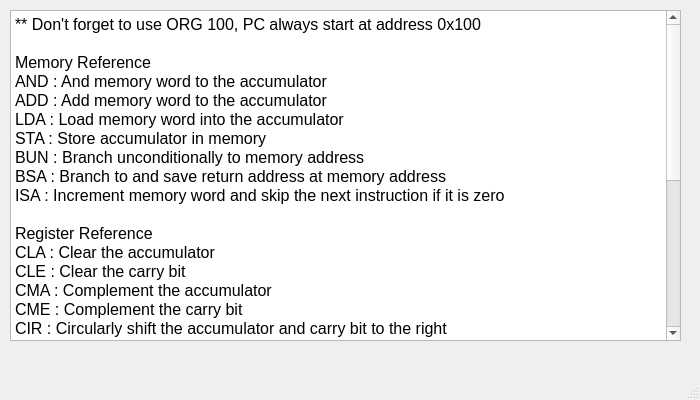
<?xml version="1.0" encoding="UTF-8"?>
<ui version="4.0">
 <class>Help</class>
 <widget class="QMainWindow" name="Help">
  <property name="geometry">
   <rect>
    <x>0</x>
    <y>0</y>
    <width>700</width>
    <height>400</height>
   </rect>
  </property>
  <property name="minimumSize">
   <size>
    <width>700</width>
    <height>400</height>
   </size>
  </property>
  <property name="maximumSize">
   <size>
    <width>700</width>
    <height>400</height>
   </size>
  </property>
  <property name="windowTitle">
   <string>Help</string>
  </property>
  <widget class="QWidget" name="centralwidget">
   <widget class="QPlainTextEdit" name="plainTextEdit">
    <property name="geometry">
     <rect>
      <x>10</x>
      <y>10</y>
      <width>671</width>
      <height>331</height>
     </rect>
    </property>
    <property name="sizePolicy">
     <sizepolicy hsizetype="Ignored" vsizetype="Ignored">
      <horstretch>0</horstretch>
      <verstretch>0</verstretch>
     </sizepolicy>
    </property>
    <property name="font">
     <font>
      <pointsize>12</pointsize>
     </font>
    </property>
    <property name="readOnly">
     <bool>true</bool>
    </property>
    <property name="plainText">
     <string>** Don't forget to use ORG 100, PC always start at address 0x100

Memory Reference
AND : And memory word to the accumulator
ADD : Add memory word to the accumulator
LDA : Load memory word into the accumulator
STA : Store accumulator in memory
BUN : Branch unconditionally to memory address
BSA : Branch to and save return address at memory address
ISA : Increment memory word and skip the next instruction if it is zero

Register Reference
CLA : Clear the accumulator
CLE : Clear the carry bit
CMA : Complement the accumulator
CME : Complement the carry bit
CIR : Circularly shift the accumulator and carry bit to the right
CIL : Circularly shift the accumulator and carry bit to the left
INC : Increment the accumulator
SPA : Skip the next instruction if the accumulator is not negative
SNA : Skip the next instruction if the accumulator is negative
SZA : Skip the next instruction if the accumulator is zero
SZE : Skip the next instruction if the carry bit is zero

Input and Output
INP : Load the accumulator from input
OUT : Output the accumulator
SKI : Skip the next instruction if the input flag is enabled
SKO : Skip the next instruction if the output flag is enabled
ION : Enable interrupts
IOF : Disable interrupts</string>
    </property>
   </widget>
  </widget>
  <widget class="QMenuBar" name="menubar">
   <property name="geometry">
    <rect>
     <x>0</x>
     <y>0</y>
     <width>700</width>
     <height>20</height>
    </rect>
   </property>
  </widget>
  <widget class="QStatusBar" name="statusbar"/>
 </widget>
 <resources/>
 <connections/>
</ui>
